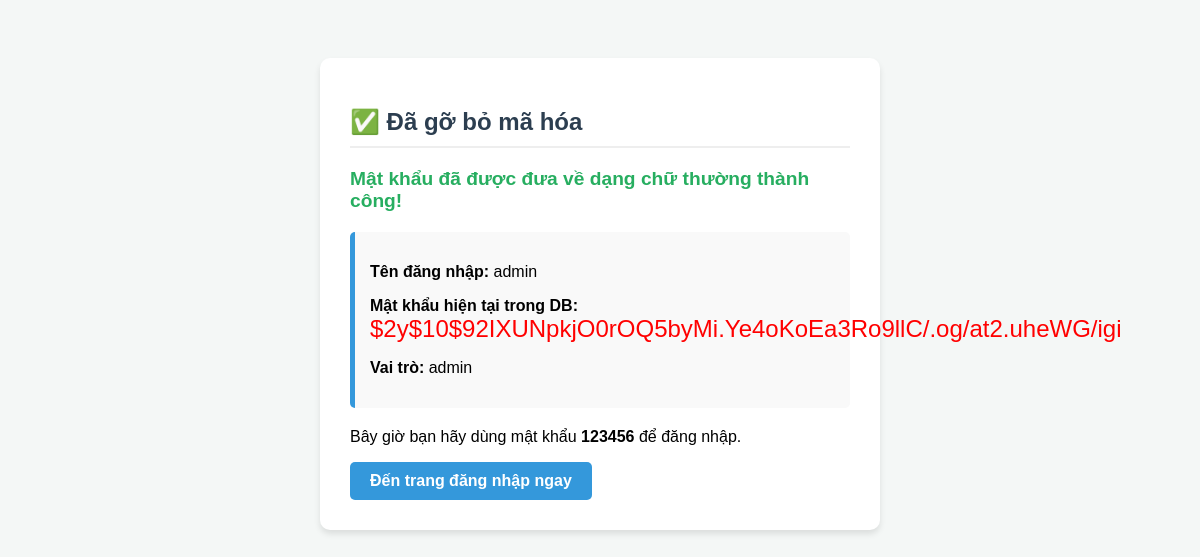
Screenshot of /tools/final_fix.php with the database file from the repository.
### tables this page shows
CREATE TABLE IF NOT EXISTS users (
    id INT AUTO_INCREMENT PRIMARY KEY,
    username VARCHAR(100) NOT NULL UNIQUE,
    password VARCHAR(255) NOT NULL,
    ho_ten VARCHAR(255),
    email VARCHAR(100),
    role ENUM('admin','user') DEFAULT 'user',
    status ENUM('Active', 'Locked') DEFAULT 'Active',
    created_at TIMESTAMP DEFAULT CURRENT_TIMESTAMP
);

### tools/final_fix.php (the view, shortened to what this page needs)
<?php
include '../config/database.php';
$check = mysqli_query($conn, "SELECT * FROM users WHERE username = 'admin'");
$admin = mysqli_fetch_assoc($check);
?>
<!DOCTYPE html>
<html lang="vi">
<head>
</head>
<body>
    <div class="card">
        <h2>✅ Đã gỡ bỏ mã hóa</h2>
        <p class="success">Mật khẩu đã được đưa về dạng chữ thường thành công!</p>
        <div class="info">
            <p><strong>Tên đăng nhập:</strong> <?php echo $admin['username']; ?></p>
            <p><strong>Mật khẩu hiện tại trong DB:</strong> <span style="color:red; font-size:1.5rem;"><?php echo $admin['password']; ?></span></p>
            <p><strong>Vai trò:</strong> <?php echo $admin['role']; ?></p>
        </div>
        <p>Bây giờ bạn hãy dùng mật khẩu <strong>123456</strong> để đăng nhập.</p>
        <a href="login.php" class="btn">Đến trang đăng nhập ngay</a>
    </div>
</body>
</html>

### tools/final_fix.php (style rules this page uses)
body { font-family: Arial; background: #f4f7f6; display: flex; justify-content: center; padding-top: 50px; }
.card { background: white; padding: 30px; border-radius: 10px; box-shadow: 0 4px 6px rgba(0,0,0,0.1); max-width: 500px; width: 100%; }
h2 { color: #2c3e50; border-bottom: 2px solid #eee; padding-bottom: 10px; }
.success { color: #27ae60; font-weight: bold; font-size: 1.2rem; }
.info { background: #f9f9f9; padding: 15px; border-radius: 5px; margin: 20px 0; border-left: 5px solid #3498db; }
.btn { display: inline-block; background: #3498db; color: white; padding: 10px 20px; text-decoration: none; border-radius: 5px; font-weight: bold; }

### rows the page displays
users: username "admin", password "$2y$10$92IXUNpkjO0rOQ5byMi.Ye4oKoEa3Ro9llC/.og/at2.uheWG/igi", role "admin"
